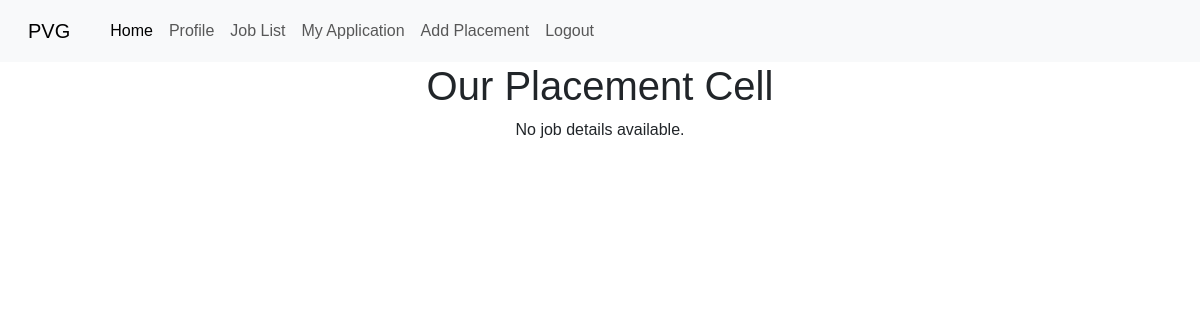
The page /pvg/student_home/ on the database as committed earlier.
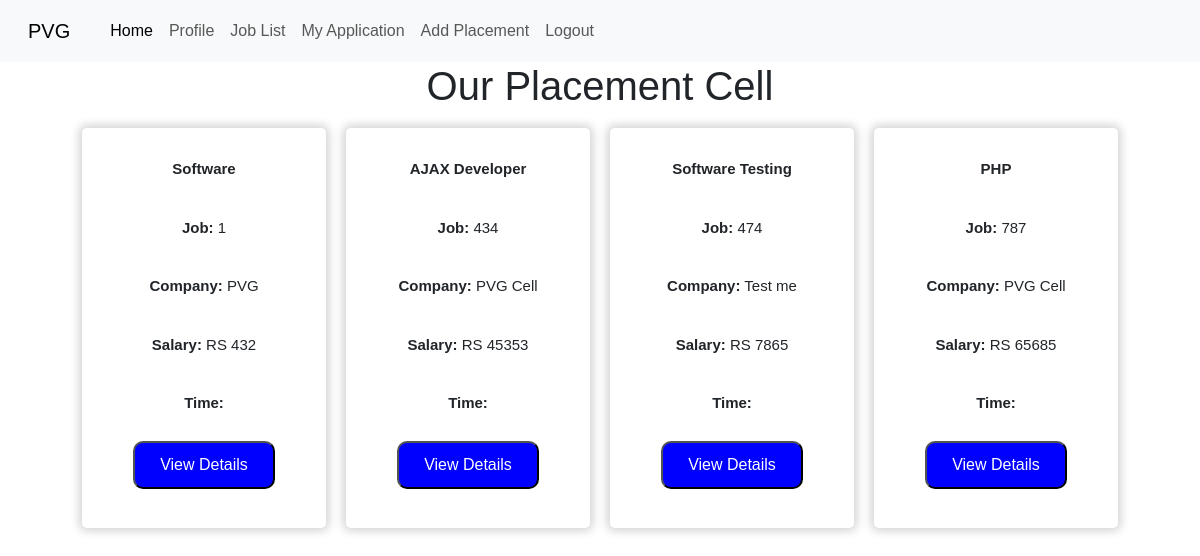
The same page on the database as committed later.
### pvg/models.py (models this page shows, shortened)
class JobDetail(models.Model):
    job_id = models.IntegerField(primary_key=True)
    job_title = models.CharField(max_length=100)
    company_logo = models.ImageField(upload_to='company_logos/')
    company_name = models.CharField(max_length=100)
    salary = models.IntegerField( default=None, null=True, blank=True)
    BRANCH_CHOICES = [
        ('ME', 'Mechanical Engineering'),
        ('IT', 'Information Technology'),
        ('CS', 'Computer Science'),
        ('EE', 'Electrical Engineering'),
        ('ENTC', 'ENTC'),
        ('Printing', 'Printing'),
        ('AIDS', 'AIDS')
    ]
    required_branchs = models.CharField(max_length=20, choices=BRANCH_CHOICES, default='')
    location = models.CharField(max_length=50, default='')
    system_time = models.DateTimeField()
    required_CGPA = models.IntegerField( default=None, null=True, blank=True)
    required_marks = models.IntegerField(default=None, null=True, blank=True)
    date_exam = models.DateTimeField(default=timezone.now)
    date_last = models.DateTimeField(default=timezone.now)
    venue = models.CharField(max_length=20, default='')

### pvg/views.py (the view)
# urls.py: path("student_home/",views.student_home,name="student_home"),
def student_home(request):
    job_details = JobDetail.objects.all()
    return render(request, 'student_home.html', {'job_details': job_details})

### pvg/templates/student_home.html (shortened to what this page needs)
{% extends 'base.html' %}
{% block head %}
    {% load static %}
    <link rel="stylesheet" href="{% static 'css/job_list.css' %}">
    {% endblock %}
{% block body %}
    <h1>Our Placement Cell</h1>
    <div class="container">
        {% if job_details %}
            {% for job_detail in job_details %}
                <div class="training-items">
                    <p><b>{{ job_detail.job_title }}</b></p>
                    <p><b>Job:</b> {{ job_detail.job_id }}</p>
                    <p><b>Company:</b> {{ job_detail.company_name }}</p>
                    <p><b>Salary:</b> RS {{ job_detail.salary }}</p>
                    <p><b>Time:</b> </p>
                    {% if job_detail.job_id %}
                        <button><a href="{% url 'apply_for_job' job_id=job_detail.job_id %}">View Details</a></button>
                    {% else %}
                        <p class="text-red-500">Job ID not available</p>
                    {% endif %}
                </div>
            {% endfor %}
        {% else %}
            <p>No job details available.</p>
        {% endif %}
    </div>
{% endblock %}

### pvg/templates/base.html (shortened to what this page needs)
<!DOCTYPE html>
<html lang="en" dir="ltr">
<head>
    <link rel="stylesheet" href="https://cdnjs.cloudflare.com/ajax/libs/font-awesome/6.0.0-beta3/css/all.min.css">
    <link href="https://cdn.jsdelivr.net/npm/bootstrap@5.3.3/dist/css/bootstrap.min.css" rel="stylesheet">
    {% block head %}
    {% load static %}
    {% endblock %}
</head>
<body>
<nav class="navbar navbar-expand-lg ">
    <div class="container-fluid">
        <a class="navbar-brand " href="#">PVG</a>
        <div class="collapse navbar-collapse " id="navbarNav">
            <ul class="navbar-nav">
                <li class="nav-item">
                    <a class="nav-link active" aria-current="page" href="#">Home</a>
                </li>
                <li class="nav-item">
                    <a class="nav-link" href="#">Profile</a>
                </li>
                <li class="nav-item">
                  <a class="nav-link" href="{% url 'job_list' %}">Job List</a>
              </li>
              <li class="nav-item">
                <a class="nav-link" href="{% url 'applied_jobs' %}">My Application</a>
            </li>
            <li class="nav-item">
              <a class="nav-link" href="{% url 'add_placement' %}">Add Placement</a>
          </li>
                <li class="nav-item">
                    <a class="nav-link" href="{% url 'my_logout' %}">Logout</a>
                </li>
            </ul>
        </div>
    </div>
</nav>
{% block body %}
{% endblock %}
</body>
</html>

### pvg/static/css/job_list.css (style rules this page uses)
* { margin: 0px; padding: 0px; font-family: sans-serif; }
h1 { text-align: center; }
a { text-decoration: none; color: white; }
.container { width: 90%; margin: auto; display: flex; flex-wrap: wrap; justify-content: space-around; }
.training-items { height: auto; min-height: 400px; flex-basis: 23%; text-align: center; margin: 10px 0px; padding: 20px 0px; background: white; border-radius: 5px; box-shadow: 0px 0px 10px 3px lightgray; animation: fadeIn 0.5s ease-in-out; }
.training-items p { font-size: 15px; padding: 10px; }
.training-items button { background: blue; padding: 10px 25px; color: white; border-radius: 10px; }
.container a, .container a:hover { text-decoration: none; }
@media only screen and (min-width: 992px) { .container { width: 90%; margin: auto; } }
@media only screen and (min-width: 992px) { .training-items { margin: 10px; flex-basis: calc(25% - 20px); } }

### pvg/templates/base.html (style rules this page uses)
.navbar { background-color: #f8f9fa; }
.navbar a { text-decoration: none; padding: 8px 16px; border-radius: 5px; }

Rows that differ between the two databases and show on the page:
added JobDetail: job_title "Software", job_id "1", company_name "PVG", salary "432", shows "View Details"
added JobDetail: job_title "AJAX Developer", job_id "434", company_name "PVG Cell", salary "45353", shows "View Details"
added JobDetail: job_title "Software Testing", job_id "474", company_name "Test me", salary "7865", shows "View Details"
added JobDetail: job_title "PHP", job_id "787", company_name "PVG Cell", salary "65685", shows "View Details"
Other text that changed with them:
text no longer shown: "No job details available."
